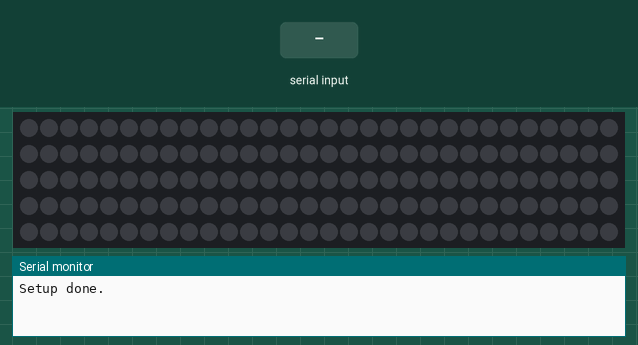
Bench run of a sketch on a simulated Arduino Uno, built with avr-gcc and run on an emulated ATmega328P. Shown: 150 RGB LEDs in strip order, left to right, continuing on the next row, the last lines printed to the serial monitor. The inputs (shaded band) are chosen by the test bench. Dim RGB values are drawn brighter than linear.

Above: at 1.2 s.
1.3 s: "1\n" received over the second serial link
At 1.69 s:
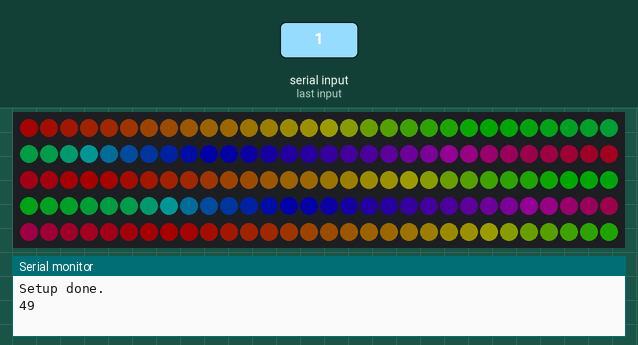
3.4 s: "2\n" received over the second serial link
At 3.9 s:
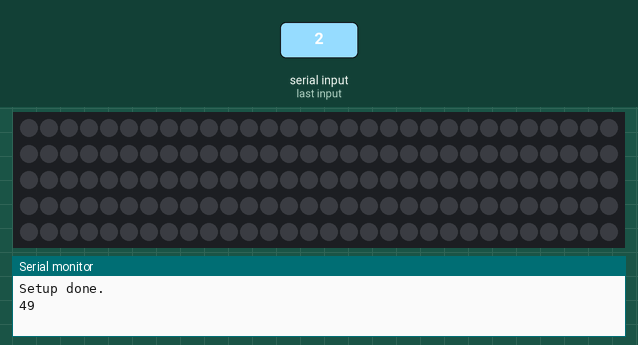
Timing chart, 0 to 6.4 s (numbered marks = the images above; inputs shaded):
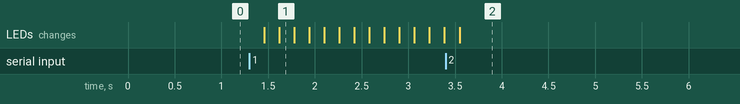

Measured:
- after the input at 1.3 s, the LEDs: first change after 0.16 s (image 1 shows a later state)
- after the input at 3.4 s, the LEDs: change after 0.15 s (image 2)

The sketch:

SpecialRainbow.ino
```cpp
#include <FastLED.h>
#include <SoftwareSerial.h>

#define LED_PIN     7
#define NUM_LEDS    150

CRGB leds[NUM_LEDS];
SoftwareSerial EEBlue(10, 11); // RX | TX

int btVal;
boolean go;
int RGBSpeed;
int RGBSpread;
int RGBBright;

void setup() {
  Serial.begin(9600);
  FastLED.addLeds<WS2812, LED_PIN, GRB>(leds, NUM_LEDS);
  EEBlue.begin(9600);
  btVal = 1;
  go = false;
  RGBSpeed = 1;
  RGBSpread = 4;
  RGBBright = 100;
  clearAll();
  Serial.print("Setup done.");
  Serial.print("\n");
}

void loop()
{
  if (EEBlue.available())
  {
    btVal = EEBlue.read();
    Serial.print(btVal);
    Serial.print("\n");
    checkVals();
  }
}

void rainbow()
{
  int x = 0;
  while (x < 999999)
  {
    if (go)
    {
      for (int i = 0; i < 150; i++)
      {
        leds[i] = CHSV((i + x) * RGBSpread, 230, RGBBright);
        delay(RGBSpeed);
        btVal = EEBlue.read();
        if (btVal == 50)
        {
          go = false;
        }
      }
      FastLED.show();
      x++;
    }
    else
    {
      checkVals();
      break;
    }
  }
}

void clearAll()
{
  for (int i = 0; i < 150; i++)
  {
    leds[i] = CRGB::Black;
  }
  FastLED.show();
}

void checkVals()
{
  if (btVal == 49)
  {
    go = true;
    rainbow();
  }
  if (btVal == 50 || btVal == -1)
  {
    clearAll();
  }
}
```
